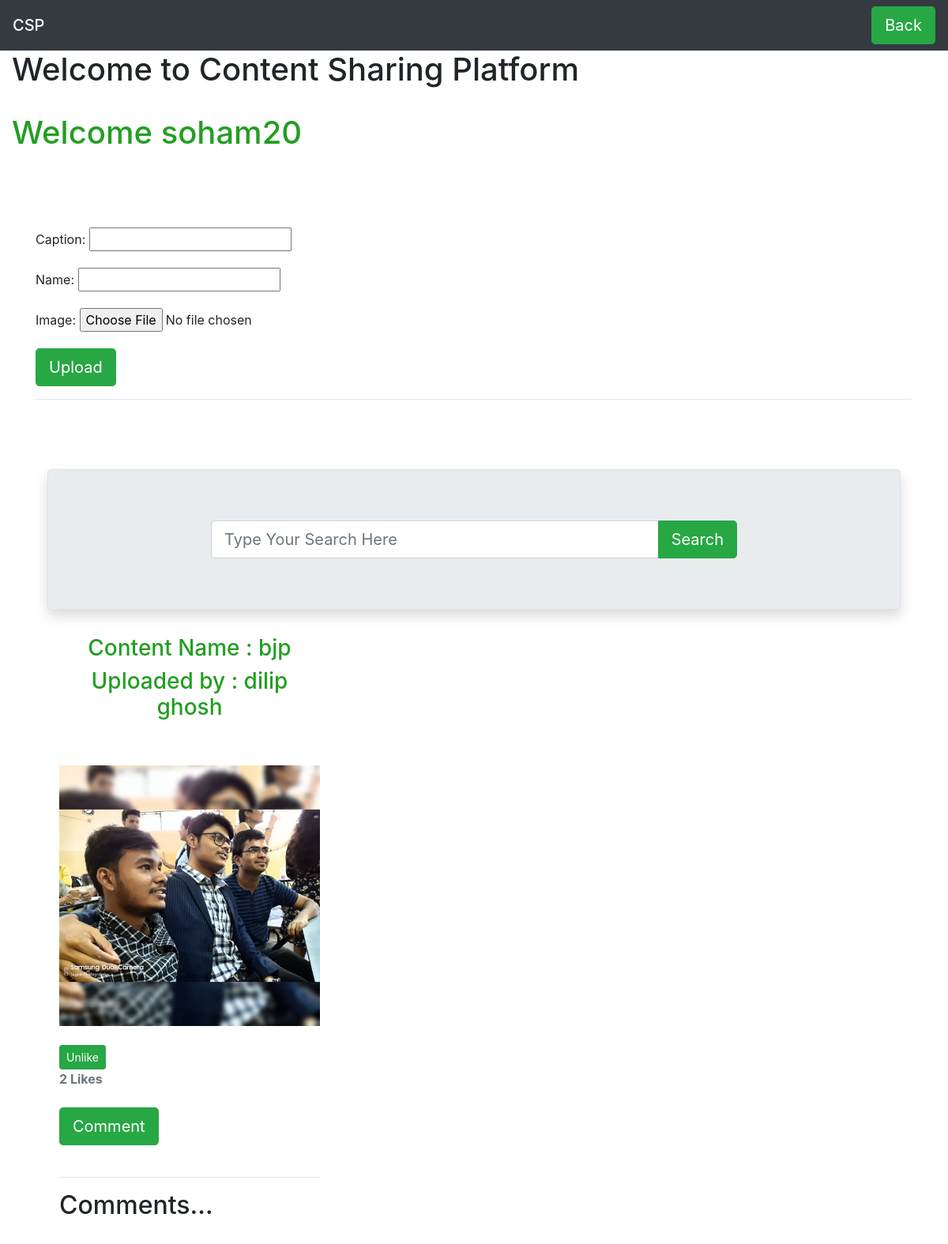
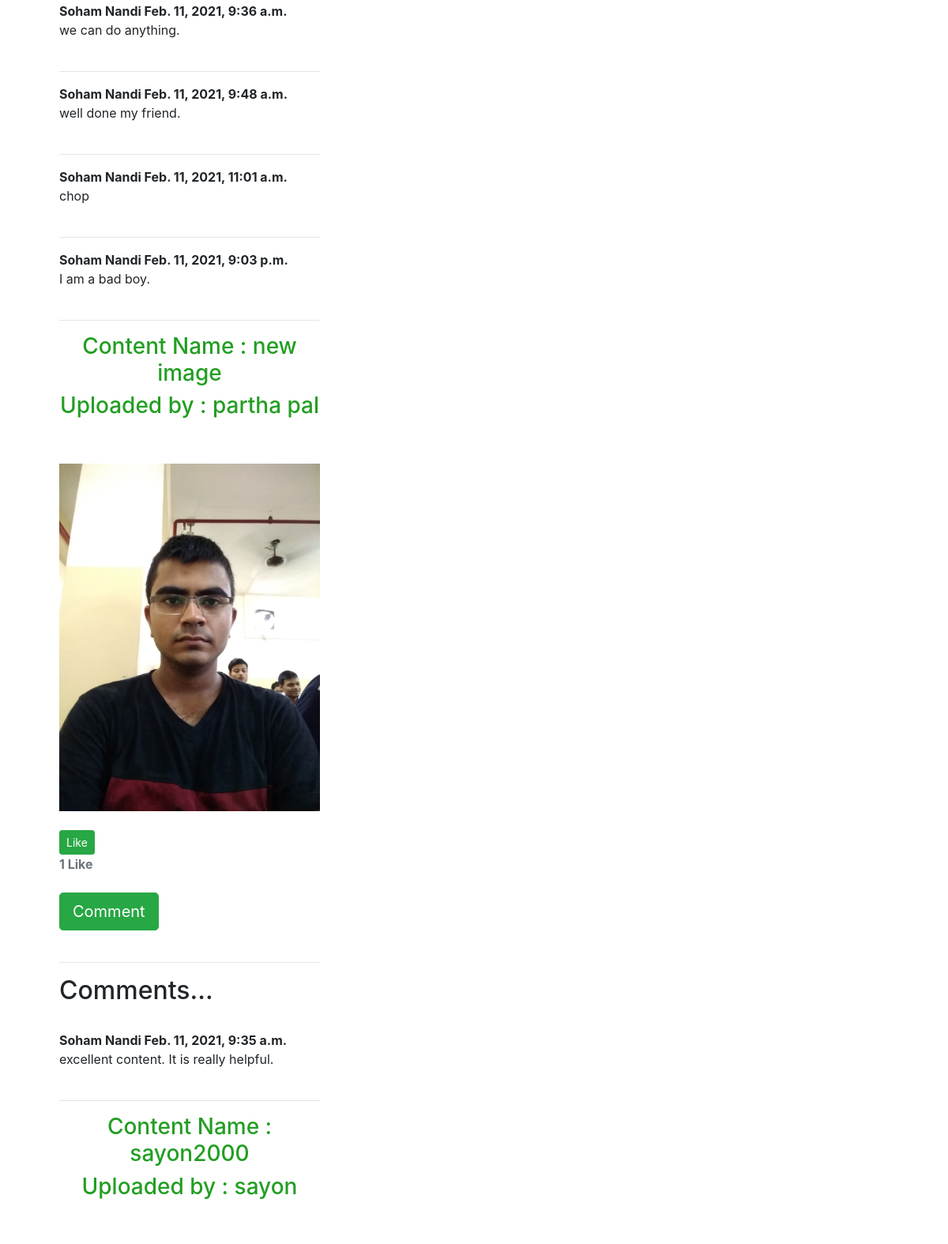
The app's page /image/ (signed in, upper part) with its own data (2 pictures, top to bottom).
### app/models.py (models this page shows, shortened)
class Image(models.Model):
    caption = models.CharField(max_length=100)
    name = models.CharField(max_length=100)
    image = models.ImageField(upload_to="img/%y", validators=[file_size])
    likes = models.ManyToManyField(User, related_name="blog_posts2",blank=True)
    verified = models.BooleanField(default=False)
    def number_of_likes(self):
        return self.likes.count()

class Comment2(models.Model):
    post = models.ForeignKey(Image, related_name="comments", on_delete=models.CASCADE)
    name = models.CharField(max_length=100)
    body = models.TextField(null=True)
    date_added = models.DateTimeField(auto_now_add=True)

### app/views.py (the view, shortened to what this page needs)
# urls.py: path('image/', views.user_image, name="user_image"),
def user_image(request):
    if request.method=="GET":
        if 'p' in request.GET:
            p = request.GET['p']
            all_image = Image.objects.filter(name=p)
        else:
            all_image = Image.objects.filter(verified=True)
        for vid in all_image:
            vid.post_is_liked = vid.likes.filter(id=request.user.id).exists()
        form = ImageForm()
        return render(request, "image.html", {"form": form, "all": all_image})

### app/forms.py
class ImageForm(forms.ModelForm):
    class Meta:
        model = Image
        fields = ("caption", "name", "image")

### app/templates/image.html (shortened to what this page needs)
<!doctype html>
<html lang="en">
  <head>
    <link rel="stylesheet" href="https://cdn.jsdelivr.net/npm/bootstrap@4.5.3/dist/css/bootstrap.min.css">
  </head>
  <body>
  <nav class="navbar navbar-dark bg-dark">
      <span class="navbar-brand mb-0 h1">CSP</span>
      <a class="btn btn-success btn-lg" href="/ " role="button">Back</a>
  </nav>
    <h1 style="margin-left: 15px;">Welcome to Content Sharing Platform</h1>
    <br>
    <h1 style="margin-left: 15px; color:rgb(35, 158, 35)">Welcome {{request.user.username}}</h1>
       <div class="container">
       <div class="mt-5">
       <br>
       <br>
      <form action="." method="post" enctype="multipart/form-data">
        {{form.as_p}}
        <button class="btn btn-success btn-lg">Upload</button>
      </form>
    </div>
    <hr>
         <br><br>
    <div class="container my-4 post-wrapper">
        <div class="jumbotron border shadow">
            <div class="row">
                <div class="col-md-8 offset-2">
                    <form>
                        <div class="input-group">
                            <input name="p" type="text" placeholder="Type Your Search Here" class="form-control form-control-lg" />
                            <div class="input-group-append">
                                <button class="btn btn-success btn-lg">Search</button>
                            </div>
                        </div>
                    </form>
                </div>
            </div>
        </div>
    {% for x in all %}
    <div class="col-md-4">
      <h3 class="text-center mt-2 mb-2" style="color:rgb(35, 158, 35)">Content Name : {{x.caption}}</h3>
      <h3 class="text-center mt-2 mb-2" style="color:rgb(35, 158, 35)">Uploaded by : {{x.name}}</h3>
      <br>
      <br>
      <img src="{{ x.image.url }}"  class="img-responsive" style="width: 100%; float: center; margin-right: 10px;text-align: center;"  />
      <br>
      <br>
        {% if user.is_authenticated %}
  <form action="{% url 'blogpost_like2' x.id %}" method="POST">
    {% if x.post_is_liked %}
    <button type="submit" name="blogpost_id" value="{{x.id}}" class="btn btn-success btn-sm">Unlike</button>
    {% else %}
    <button type="submit" name="blogpost_id" value="{{x.id}}" class="btn btn-success btn-sm">Like</button>
    {% endif %}
  </form>
{% else %}
  <a class="btn btn-outline-info" href="{% url 'login' %}?next={{request.path}}">Log in to like this article!</a><br>
{% endif %}
<strong class="text-secondary">{{ x.number_of_likes }} Like{{ x.number_of_likes|pluralize }}</strong>
        <br><br>
            <a href="{% url 'add_comment2' x.pk %}" class="btn btn-success btn-lg">Comment</a>
            <br><br>
          <hr>
            <h2>Comments...</h2>
            <br>
          {% if not x.comments.all %}
            No Comments Yet...<a href="{% url 'add_comment2' x.pk %}">Add One</a>
        <br>
            {% else %}
            {% for comment in x.comments.all %}
            <strong>
                {{ comment.name }}
                {{comment.date_added}}
            </strong>
            <br/>
            {{comment.body}}
            <br><br>
          <hr>
          {% endfor %}
            {% endif %}
    </div>
    {% endfor %}
  </body>
</html>

### records on screen
Image: caption "bjp", name "dilip ghosh", image (picture), number_of_likes "2"
Comment2: name "Soham Nandi", date_added "Feb. 11, 2021, 9:36 a.m.", body "we can do anything."
Comment2: name "Soham Nandi", date_added "Feb. 11, 2021, 9:48 a.m.", body "well done my friend."
Comment2: name "Soham Nandi", date_added "Feb. 11, 2021, 11:01 a.m.", body "chop"
Comment2: name "Soham Nandi", date_added "Feb. 11, 2021, 9:03 p.m.", body "I am a bad boy."
Image: caption "new image", name "partha pal", image (picture), number_of_likes "1"
Comment2: name "Soham Nandi", date_added "Feb. 11, 2021, 9:35 a.m.", body "excellent content. It is really helpful."
Image: caption "sayon2000", name "sayon"

### other values on screen
{{ request.user.username }} "soham20"
